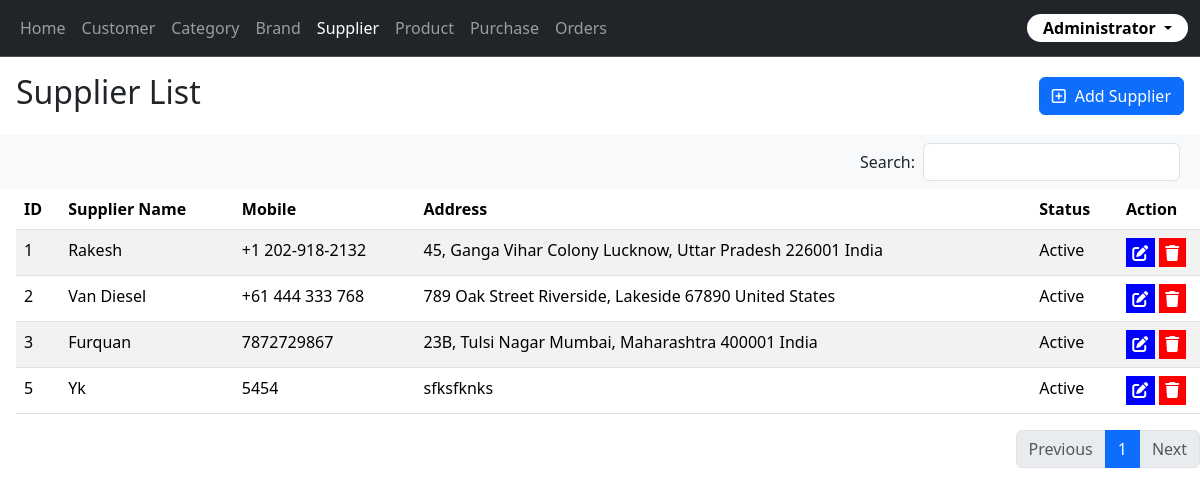
/supplier/ (signed in), run on the app's committed database.
### inventory/models.py (models this page shows, shortened)
class Ims_supplier(models.Model):
    STATUS_CHOICES = [
        (True, 'Active'),
        (False, 'Inactive'),
    ]
    supplier_name = models.CharField(max_length=200)
    mobile = models.CharField(max_length=50)
    address = models.TextField()
    status = models.BooleanField(default=True, choices=STATUS_CHOICES)

### inventory/views.py (the view, shortened to what this page needs)
# urls.py: path('supplier/', views.supplier, name='supplier'),
@login_required(login_url="login")
def supplier(request):
    suppliers = Ims_supplier.objects.all()
    paginated_suppliers = paginate(request, suppliers, items_per_page=number_of_items)
    return render(request, 'supplier.html', {'suppliers': paginated_suppliers})

### inventory/views.py (called while the page is built)
@login_required(login_url="login")
def paginate(request, tname, items_per_page=1):
    page_num = request.GET.get('page')
    paginator = Paginator(tname, items_per_page)
    try:
        paginated_view = paginator.page(page_num)
    except PageNotAnInteger:
        paginated_view = paginator.page(1)
    except EmptyPage:
        paginated_view = paginator.page(paginator.num_pages)
    return paginated_view

### templates/supplier.html (shortened to what this page needs)
{% extends "base.html" %}
{% block content %}
<div class="m-3 d-flex justify-content-between align-items-center">
    <h2>Supplier List</h2>
    <a href="#" class="btn btn-primary" type="button" id="addSupplierBtn">
      <i class="fa-regular fa-square-plus" style="margin-right: .3em"></i> Add Supplier</a>
</div>
<nav class="navbar bg-body-tertiary">
    <div class="container-fluid justify-content-end">
        <form class="d-flex align-items-center" role="search" action="{% url 'search_supplier' %}" method="GET">
            <span class="me-2">Search:</span>
            <input class="form-control me-2" type="search" aria-label="Search" name="query">
        </form>
    </div>
</nav>
<table class="table table-striped mx-3">
    <thead>
      <tr>
        <th scope="col">ID</th>
        <th scope="col">Supplier Name</th>
        <th scope="col">Mobile</th>
        <th scope="col">Address</th>
        <th scope="col">Status</th>
        <th scope="col">Action</th>
      </tr>
    </thead>
    <tbody>
      {% for supplier in suppliers %}
        <tr>
          <td>{{ supplier.id }}</td>
          <td>{{ supplier.supplier_name }}</td>
          <td>{{ supplier.mobile }}</td>
          <td>{{ supplier.address }}</td>
          <td>{{ supplier.get_status_display }}</td>
          <td>
            <div>
              <a href="#" id="editSupplierBtn-{{supplier.id}}"><i class="fa-solid fa-pen-to-square" style="background-color: blue; color: white; padding:.4em"></i></a>
              <a href="{% url "delete" supplier.id %}"><i class="fa-solid fa-trash" style="background-color: red; color: white; padding:.4em"></i></a>
            </div>
          </td>
        </tr>
      {% endfor %}
    </tbody>
  </table>
{% include "pagination.html" with VARIABLE_NAME=suppliers %}
{% endblock content %}

### data on the page
Ims_supplier: id "1", supplier_name "Rakesh", mobile "+1 202-918-2132", address "45, Ganga Vihar Colony Lucknow, Uttar Pradesh 226001 India", status "Active"
Ims_supplier: id "2", supplier_name "Van Diesel", mobile "+61 444 333 768", address "789 Oak Street Riverside, Lakeside 67890 United States", status "Active"
Ims_supplier: id "3", supplier_name "Furquan", mobile "7872729867", address "23B, Tulsi Nagar Mumbai, Maharashtra 400001 India", status "Active"
Ims_supplier: id "5", supplier_name "Yk", mobile "5454", address "sfksfknks", status "Active"

### other printed values
{{ i }} "1"
